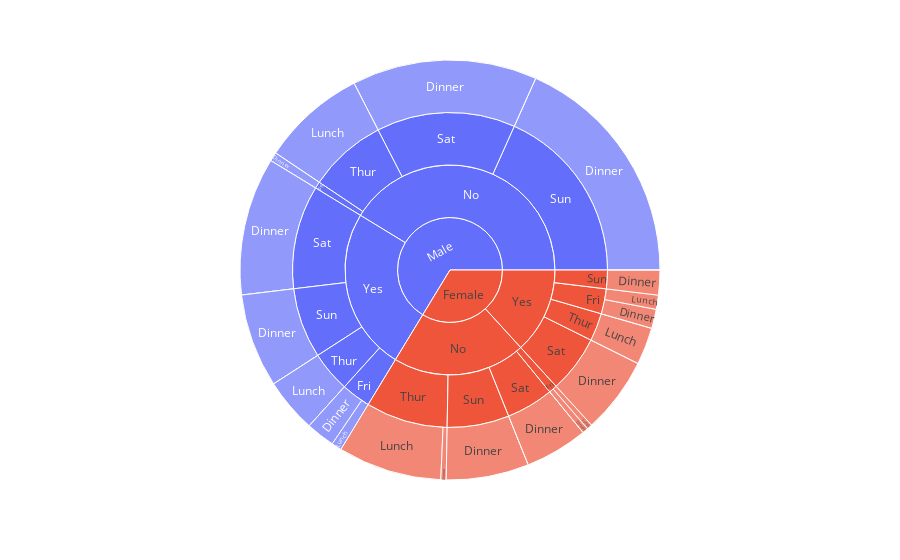

Notebook code cell kept with this figure:
### Markdown cell above
* `Tips` is a hotel dataset

### Code cell
import plotly.express as px
import seaborn as sns
fig = px.sunburst(tips, 
                  path=['sex','smoker', 'day', 'time'], # categorical values 
                  values='tip' , color='sex',           # numerical value (tip)
                  hover_data=['tip', 'day', 'time'])
# how can we add more values when we hover the pointer on the plot?
# Show the plot
fig.show()

# hover_data is a list of variables that are added to the hover label ('tip', 'day', 'time')

### Figure 1 — Plotly figure (JSON) as saved in the notebook; plotly's stock layout.template omitted (floating-point values rounded to 4 significant figures; data arrays with more than 128 entries replaced by an {"elided": "..."} marker saying what was removed)
{"data": [{"branchvalues": "total", "customdata": {"elided": "54x4 mixed values"}, "domain": {"x": [0, 1], "y": [0, 1]}, "hovertemplate": "labels=%{label}<br>tip=%{customdata[0]}<br>parent=%{parent}<br>id=%{id}<br>day=%{customdata[1]}<br>time=%{customdata[2]}<br>sex=%{customdata[3]}<extra></extra>", "ids": ["Male/Yes/Thur/Lunch", "Female/Yes/Sun/Dinner", "Male/No/Sun/Lunch", "Female/Yes/Fri", "Female/No/Sat/Lunch", "Female/Yes/Fri/Dinner", "Male/No/Fri/Dinner", "Male/Yes/Thur/Dinner", "Male/No/Thur/Dinner", "Male", "Male/Yes/Fri/Lunch", "Female/Yes/Thur", "Male/Yes/Thur", "Female/No", "Male/No/Thur", "Male/No/Fri", "Female/No/Thur", "Male/Yes/Fri", "Male/Yes/Sat", "Female/Yes/Sat", "Male/No/Sat", "Female/No/Sat", "Male/Yes/Sun", "Female/Yes/Sun", "Male/No/Sun", "Female/No/Sun", "Male/Yes", "Female/Yes", "Male/No", "Female/No/Fri", "Female/No/Sun/Dinner", "Male/No/Sat/Dinner", "Male/Yes/Sun/Dinner", "Female/Yes/Thur/Lunch", "Male/No/Thur/Lunch", "Female/No/Thur/Lunch", "Female/Yes/Fri/Lunch", "Male/No/Fri/Lunch", "Female/No/Fri/Lunch", "Male/Yes/Sat/Lunch", "Female/Yes/Sat/Lunch", "Male/No/Sat/Lunch", "Male/Yes/Sun/Lunch", "Female/Yes/Sun/Lunch", "Female/No/Sun/Lunch", "Female/Yes/Thur/Dinner", "Female/No/Thur/Dinner", "Male/Yes/Fri/Dinner", "Female/No/Fri/Dinner", "Male/Yes/Sat/Dinner", "Female/Yes/Sat/Dinner", "Female/No/Sat/Dinner", "Male/No/Sun/Dinner", "Female"], "labels": ["Lunch", "Dinner", "Lunch", "Fri", "Lunch", "Dinner", "Dinner", "Dinner", "Dinner", "Male", "Lunch", "Thur", "Thur", "No", "Thur", "Fri", "Thur", "Fri", "Sat", "Sat", "Sat", "Sat", "Sun", "Sun", "Sun", "Sun", "Yes", "Yes", "No", "Fri", "Dinner", "Dinner", "Dinner", "Lunch", "Lunch", "Lunch", "Lunch", "Lunch", "Lunch", "Lunch", "Lunch", "Lunch", "Lunch", "Lunch", "Lunch", "Dinner", "Dinner", "Dinner", "Dinner", "Dinner", "Dinner", "Dinner", "Dinner", "Female"], "marker": {"colors": ["#636efa", "#EF553B", "#00cc96", "#EF553B", "#00cc96", "#EF553B", "#636efa", "#00cc96", "#00cc96", "#636efa", "#636efa", "#EF553B", "#636efa", "#EF553B", "#636efa", "#636efa", "#EF553B", "#636efa", "#636efa", "#EF553B", "#636efa", "#EF553B", "#636efa", "#EF553B", "#636efa", "#EF553B", "#636efa", "#EF553B", "#636efa", "#EF553B", "#EF553B", "#636efa", "#636efa", "#EF553B", "#636efa", "#EF553B", "#EF553B", "#00cc96", "#EF553B", "#00cc96", "#00cc96", "#00cc96", "#00cc96", "#00cc96", "#00cc96", "#00cc96", "#EF553B", "#636efa", "#EF553B", "#636efa", "#EF553B", "#EF553B", "#636efa", "#EF553B"]}, "name": "", "parents": ["Male/Yes/Thur", "Female/Yes/Sun", "Male/No/Sun", "Female/Yes", "Female/No/Sat", "Female/Yes/Fri", "Male/No/Fri", "Male/Yes/Thur", "Male/No/Thur", "", "Male/Yes/Fri", "Female/Yes", "Male/Yes", "Female", "Male/No", "Male/No", "Female/No", "Male/Yes", "Male/Yes", "Female/Yes", "Male/No", "Female/No", "Male/Yes", "Female/Yes", "Male/No", "Female/No", "Male", "Female", "Male", "Female/No", "Female/No/Sun", "Male/No/Sat", "Male/Yes/Sun", "Female/Yes/Thur", "Male/No/Thur", "Female/No/Thur", "Female/Yes/Fri", "Male/No/Fri", "Female/No/Fri", "Male/Yes/Sat", "Female/Yes/Sat", "Male/No/Sat", "Male/Yes/Sun", "Female/Yes/Sun", "Female/No/Sun", "Female/Yes/Thur", "Female/No/Thur", "Male/Yes/Fri", "Female/No/Fri", "Male/Yes/Sat", "Female/Yes/Sat", "Female/No/Sat", "Male/No/Sun", ""], "type": "sunburst", "values": [30.58, 14, 0, 18.78, 0, 10.8, 5, 0, 0, 485.1, 5.7, 20.93, 30.58, 149.8, 58.83, 5, 61.49, 21.93, 77.74, 43.03, 104.2, 35.42, 52.82, 14, 134.0, 46.61, 183.1, 96.74, 302, 6.25, 46.61, 104.2, 52.82, 20.93, 58.83, 58.49, 7.98, 0, 3, 0, 0, 0, 0, 0, 0, 0, 3, 16.23, 3.25, 77.74, 43.03, 35.42, 134.0, 246.5]}], "layout": {"legend": {"tracegroupgap": 0}, "margin": {"t": 60}}}
